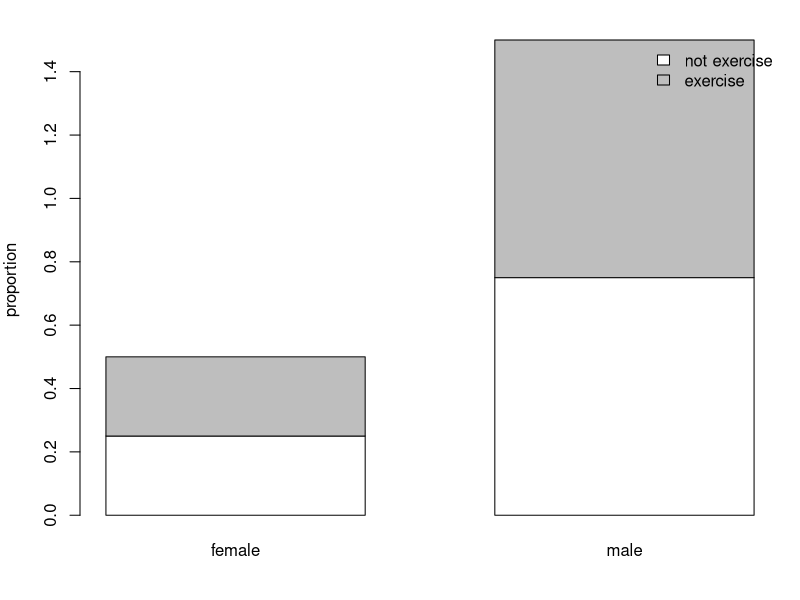
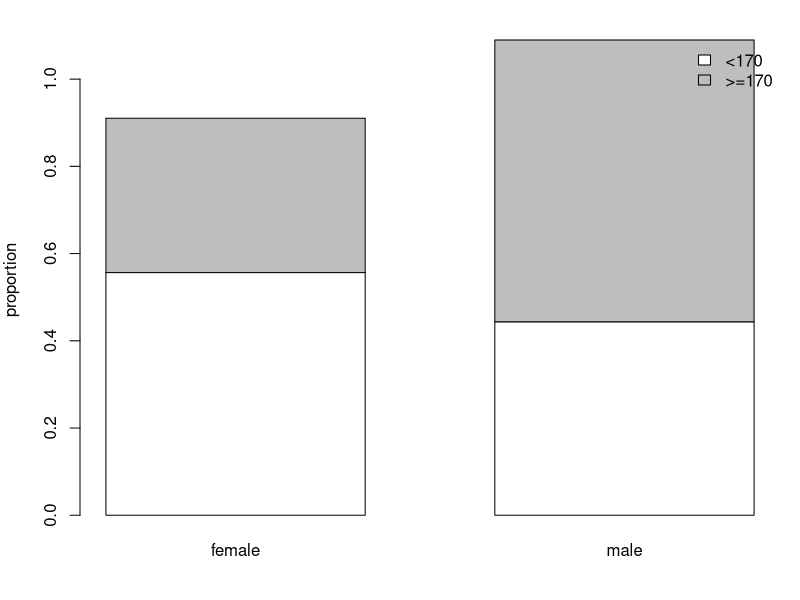

Source code (R) for these figures, in order:
setwd("C:/Users/18904/Github/senior-mathematics/codes")
if(!dir.exists("../figures"))dir.create("../figures")
# week90-1: equal-height stacked bar, female 5/15, male 6/18 (exercise 4)
draw1=function(){
  par(mar=c(4,4,2,1))
  # rows = stacked categories, cols = groups
  m=matrix(c(5/20,15/20,6/24,18/24),nrow=2,byrow=TRUE)
  rownames(m)=c("not exercise","exercise")
  colnames(m)=c("female","male")
  barplot(m,col=c("white","gray"),border="black",ylab="proportion",main="",space=0.5)
  legend("topright",legend=c("not exercise","exercise"),fill=c("white","gray"),bty="n")
}
cairo_pdf("../figures/week90-1.pdf",width=4,height=4,family="SimSun")
draw1()
dev.off()
svglite::svglite("../figures/week90-1.svg",width=4,height=4)
draw1()
dev.off()
# week90-2: equal-height stacked bar, female <170 138 / >=170 110, male <170 92 / >=170 168
draw2=function(){
  par(mar=c(4,4,2,1))
  # rows = stacked categories, cols = groups
  m=matrix(c(138/248,110/248,92/260,168/260),nrow=2,byrow=TRUE)
  rownames(m)=c("<170",">=170")
  colnames(m)=c("female","male")
  barplot(m,col=c("white","gray"),border="black",ylab="proportion",main="",space=0.5)
  legend("topright",legend=c("<170",">=170"),fill=c("white","gray"),bty="n")
}
cairo_pdf("../figures/week90-2.pdf",width=4,height=4,family="SimSun")
draw2()
dev.off()
svglite::svglite("../figures/week90-2.svg",width=4,height=4)
draw2()
dev.off()
